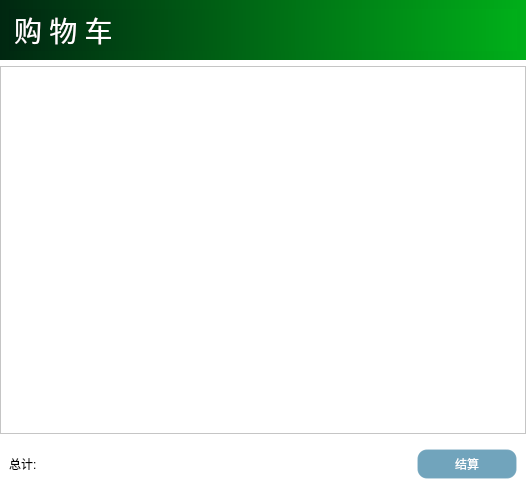
<?xml version="1.0" encoding="UTF-8"?>
<ui version="4.0">
 <class>CartPage</class>
 <widget class="QWidget" name="CartPage">
  <property name="geometry">
   <rect>
    <x>0</x>
    <y>0</y>
    <width>526</width>
    <height>499</height>
   </rect>
  </property>
  <property name="windowTitle">
   <string>Form</string>
  </property>
  <property name="styleSheet">
   <string notr="true">background-color:white;</string>
  </property>
  <layout class="QVBoxLayout" name="verticalLayout">
   <property name="leftMargin">
    <number>0</number>
   </property>
   <property name="topMargin">
    <number>0</number>
   </property>
   <property name="rightMargin">
    <number>0</number>
   </property>
   <item>
    <widget class="QWidget" name="widget" native="true">
     <property name="sizePolicy">
      <sizepolicy hsizetype="Preferred" vsizetype="Fixed">
       <horstretch>0</horstretch>
       <verstretch>0</verstretch>
      </sizepolicy>
     </property>
     <property name="minimumSize">
      <size>
       <width>0</width>
       <height>60</height>
      </size>
     </property>
     <property name="palette">
      <palette>
       <active>
        <colorrole role="WindowText">
         <brush brushstyle="SolidPattern">
          <color alpha="255">
           <red>255</red>
           <green>255</green>
           <blue>255</blue>
          </color>
         </brush>
        </colorrole>
        <colorrole role="Button">
         <brush brushstyle="LinearGradientPattern">
          <gradient startx="1.000000000000000" starty="0.000000000000000" endx="0.000000000000000" endy="0.000000000000000" type="LinearGradient" spread="PadSpread" coordinatemode="ObjectBoundingMode">
           <gradientstop position="0.000000000000000">
            <color alpha="255">
             <red>0</red>
             <green>175</green>
             <blue>25</blue>
            </color>
           </gradientstop>
           <gradientstop position="1.000000000000000">
            <color alpha="255">
             <red>0</red>
             <green>39</green>
             <blue>17</blue>
            </color>
           </gradientstop>
          </gradient>
         </brush>
        </colorrole>
        <colorrole role="Text">
         <brush brushstyle="SolidPattern">
          <color alpha="255">
           <red>255</red>
           <green>255</green>
           <blue>255</blue>
          </color>
         </brush>
        </colorrole>
        <colorrole role="ButtonText">
         <brush brushstyle="SolidPattern">
          <color alpha="255">
           <red>255</red>
           <green>255</green>
           <blue>255</blue>
          </color>
         </brush>
        </colorrole>
        <colorrole role="Base">
         <brush brushstyle="LinearGradientPattern">
          <gradient startx="1.000000000000000" starty="0.000000000000000" endx="0.000000000000000" endy="0.000000000000000" type="LinearGradient" spread="PadSpread" coordinatemode="ObjectBoundingMode">
           <gradientstop position="0.000000000000000">
            <color alpha="255">
             <red>0</red>
             <green>175</green>
             <blue>25</blue>
            </color>
           </gradientstop>
           <gradientstop position="1.000000000000000">
            <color alpha="255">
             <red>0</red>
             <green>39</green>
             <blue>17</blue>
            </color>
           </gradientstop>
          </gradient>
         </brush>
        </colorrole>
        <colorrole role="Window">
         <brush brushstyle="LinearGradientPattern">
          <gradient startx="1.000000000000000" starty="0.000000000000000" endx="0.000000000000000" endy="0.000000000000000" type="LinearGradient" spread="PadSpread" coordinatemode="ObjectBoundingMode">
           <gradientstop position="0.000000000000000">
            <color alpha="255">
             <red>0</red>
             <green>175</green>
             <blue>25</blue>
            </color>
           </gradientstop>
           <gradientstop position="1.000000000000000">
            <color alpha="255">
             <red>0</red>
             <green>39</green>
             <blue>17</blue>
            </color>
           </gradientstop>
          </gradient>
         </brush>
        </colorrole>
        <colorrole role="PlaceholderText">
         <brush brushstyle="NoBrush">
          <color alpha="128">
           <red>255</red>
           <green>255</green>
           <blue>255</blue>
          </color>
         </brush>
        </colorrole>
       </active>
       <inactive>
        <colorrole role="WindowText">
         <brush brushstyle="SolidPattern">
          <color alpha="255">
           <red>255</red>
           <green>255</green>
           <blue>255</blue>
          </color>
         </brush>
        </colorrole>
        <colorrole role="Button">
         <brush brushstyle="LinearGradientPattern">
          <gradient startx="1.000000000000000" starty="0.000000000000000" endx="0.000000000000000" endy="0.000000000000000" type="LinearGradient" spread="PadSpread" coordinatemode="ObjectBoundingMode">
           <gradientstop position="0.000000000000000">
            <color alpha="255">
             <red>0</red>
             <green>175</green>
             <blue>25</blue>
            </color>
           </gradientstop>
           <gradientstop position="1.000000000000000">
            <color alpha="255">
             <red>0</red>
             <green>39</green>
             <blue>17</blue>
            </color>
           </gradientstop>
          </gradient>
         </brush>
        </colorrole>
        <colorrole role="Text">
         <brush brushstyle="SolidPattern">
          <color alpha="255">
           <red>255</red>
           <green>255</green>
           <blue>255</blue>
          </color>
         </brush>
        </colorrole>
        <colorrole role="ButtonText">
         <brush brushstyle="SolidPattern">
          <color alpha="255">
           <red>255</red>
           <green>255</green>
           <blue>255</blue>
          </color>
         </brush>
        </colorrole>
        <colorrole role="Base">
         <brush brushstyle="LinearGradientPattern">
          <gradient startx="1.000000000000000" starty="0.000000000000000" endx="0.000000000000000" endy="0.000000000000000" type="LinearGradient" spread="PadSpread" coordinatemode="ObjectBoundingMode">
           <gradientstop position="0.000000000000000">
            <color alpha="255">
             <red>0</red>
             <green>175</green>
             <blue>25</blue>
            </color>
           </gradientstop>
           <gradientstop position="1.000000000000000">
            <color alpha="255">
             <red>0</red>
             <green>39</green>
             <blue>17</blue>
            </color>
           </gradientstop>
          </gradient>
         </brush>
        </colorrole>
        <colorrole role="Window">
         <brush brushstyle="LinearGradientPattern">
          <gradient startx="1.000000000000000" starty="0.000000000000000" endx="0.000000000000000" endy="0.000000000000000" type="LinearGradient" spread="PadSpread" coordinatemode="ObjectBoundingMode">
           <gradientstop position="0.000000000000000">
            <color alpha="255">
             <red>0</red>
             <green>175</green>
             <blue>25</blue>
            </color>
           </gradientstop>
           <gradientstop position="1.000000000000000">
            <color alpha="255">
             <red>0</red>
             <green>39</green>
             <blue>17</blue>
            </color>
           </gradientstop>
          </gradient>
         </brush>
        </colorrole>
        <colorrole role="PlaceholderText">
         <brush brushstyle="NoBrush">
          <color alpha="128">
           <red>255</red>
           <green>255</green>
           <blue>255</blue>
          </color>
         </brush>
        </colorrole>
       </inactive>
       <disabled>
        <colorrole role="WindowText">
         <brush brushstyle="SolidPattern">
          <color alpha="255">
           <red>255</red>
           <green>255</green>
           <blue>255</blue>
          </color>
         </brush>
        </colorrole>
        <colorrole role="Button">
         <brush brushstyle="LinearGradientPattern">
          <gradient startx="1.000000000000000" starty="0.000000000000000" endx="0.000000000000000" endy="0.000000000000000" type="LinearGradient" spread="PadSpread" coordinatemode="ObjectBoundingMode">
           <gradientstop position="0.000000000000000">
            <color alpha="255">
             <red>0</red>
             <green>175</green>
             <blue>25</blue>
            </color>
           </gradientstop>
           <gradientstop position="1.000000000000000">
            <color alpha="255">
             <red>0</red>
             <green>39</green>
             <blue>17</blue>
            </color>
           </gradientstop>
          </gradient>
         </brush>
        </colorrole>
        <colorrole role="Text">
         <brush brushstyle="SolidPattern">
          <color alpha="255">
           <red>255</red>
           <green>255</green>
           <blue>255</blue>
          </color>
         </brush>
        </colorrole>
        <colorrole role="ButtonText">
         <brush brushstyle="SolidPattern">
          <color alpha="255">
           <red>255</red>
           <green>255</green>
           <blue>255</blue>
          </color>
         </brush>
        </colorrole>
        <colorrole role="Base">
         <brush brushstyle="LinearGradientPattern">
          <gradient startx="1.000000000000000" starty="0.000000000000000" endx="0.000000000000000" endy="0.000000000000000" type="LinearGradient" spread="PadSpread" coordinatemode="ObjectBoundingMode">
           <gradientstop position="0.000000000000000">
            <color alpha="255">
             <red>0</red>
             <green>175</green>
             <blue>25</blue>
            </color>
           </gradientstop>
           <gradientstop position="1.000000000000000">
            <color alpha="255">
             <red>0</red>
             <green>39</green>
             <blue>17</blue>
            </color>
           </gradientstop>
          </gradient>
         </brush>
        </colorrole>
        <colorrole role="Window">
         <brush brushstyle="LinearGradientPattern">
          <gradient startx="1.000000000000000" starty="0.000000000000000" endx="0.000000000000000" endy="0.000000000000000" type="LinearGradient" spread="PadSpread" coordinatemode="ObjectBoundingMode">
           <gradientstop position="0.000000000000000">
            <color alpha="255">
             <red>0</red>
             <green>175</green>
             <blue>25</blue>
            </color>
           </gradientstop>
           <gradientstop position="1.000000000000000">
            <color alpha="255">
             <red>0</red>
             <green>39</green>
             <blue>17</blue>
            </color>
           </gradientstop>
          </gradient>
         </brush>
        </colorrole>
        <colorrole role="PlaceholderText">
         <brush brushstyle="NoBrush">
          <color alpha="128">
           <red>255</red>
           <green>255</green>
           <blue>255</blue>
          </color>
         </brush>
        </colorrole>
       </disabled>
      </palette>
     </property>
     <property name="font">
      <font>
       <family>华文宋体</family>
       <pointsize>20</pointsize>
       <weight>50</weight>
       <italic>false</italic>
       <bold>false</bold>
      </font>
     </property>
     <property name="styleSheet">
      <string notr="true">background: #00af19;  /* fallback for old browsers */
background:qlineargradient(spread:pad,x1:1,y1:0,x2:0,y2:0,stop:0 #00af19,stop:1 #002711);
color:rgb(255, 255, 255);
</string>
     </property>
     <layout class="QHBoxLayout" name="horizontalLayout_2">
      <item>
       <widget class="QLabel" name="label">
        <property name="palette">
         <palette>
          <active>
           <colorrole role="WindowText">
            <brush brushstyle="SolidPattern">
             <color alpha="255">
              <red>255</red>
              <green>255</green>
              <blue>255</blue>
             </color>
            </brush>
           </colorrole>
           <colorrole role="Button">
            <brush brushstyle="LinearGradientPattern">
             <gradient startx="1.000000000000000" starty="0.000000000000000" endx="0.000000000000000" endy="0.000000000000000" type="LinearGradient" spread="PadSpread" coordinatemode="ObjectBoundingMode">
              <gradientstop position="0.000000000000000">
               <color alpha="255">
                <red>0</red>
                <green>175</green>
                <blue>25</blue>
               </color>
              </gradientstop>
              <gradientstop position="1.000000000000000">
               <color alpha="255">
                <red>0</red>
                <green>39</green>
                <blue>17</blue>
               </color>
              </gradientstop>
             </gradient>
            </brush>
           </colorrole>
           <colorrole role="Text">
            <brush brushstyle="SolidPattern">
             <color alpha="255">
              <red>255</red>
              <green>255</green>
              <blue>255</blue>
             </color>
            </brush>
           </colorrole>
           <colorrole role="ButtonText">
            <brush brushstyle="SolidPattern">
             <color alpha="255">
              <red>255</red>
              <green>255</green>
              <blue>255</blue>
             </color>
            </brush>
           </colorrole>
           <colorrole role="Base">
            <brush brushstyle="LinearGradientPattern">
             <gradient startx="1.000000000000000" starty="0.000000000000000" endx="0.000000000000000" endy="0.000000000000000" type="LinearGradient" spread="PadSpread" coordinatemode="ObjectBoundingMode">
              <gradientstop position="0.000000000000000">
               <color alpha="255">
                <red>0</red>
                <green>175</green>
                <blue>25</blue>
               </color>
              </gradientstop>
              <gradientstop position="1.000000000000000">
               <color alpha="255">
                <red>0</red>
                <green>39</green>
                <blue>17</blue>
               </color>
              </gradientstop>
             </gradient>
            </brush>
           </colorrole>
           <colorrole role="Window">
            <brush brushstyle="LinearGradientPattern">
             <gradient startx="1.000000000000000" starty="0.000000000000000" endx="0.000000000000000" endy="0.000000000000000" type="LinearGradient" spread="PadSpread" coordinatemode="ObjectBoundingMode">
              <gradientstop position="0.000000000000000">
               <color alpha="255">
                <red>0</red>
                <green>175</green>
                <blue>25</blue>
               </color>
              </gradientstop>
              <gradientstop position="1.000000000000000">
               <color alpha="255">
                <red>0</red>
                <green>39</green>
                <blue>17</blue>
               </color>
              </gradientstop>
             </gradient>
            </brush>
           </colorrole>
           <colorrole role="PlaceholderText">
            <brush brushstyle="NoBrush">
             <color alpha="128">
              <red>255</red>
              <green>255</green>
              <blue>255</blue>
             </color>
            </brush>
           </colorrole>
          </active>
          <inactive>
           <colorrole role="WindowText">
            <brush brushstyle="SolidPattern">
             <color alpha="255">
              <red>255</red>
              <green>255</green>
              <blue>255</blue>
             </color>
            </brush>
           </colorrole>
           <colorrole role="Button">
            <brush brushstyle="LinearGradientPattern">
             <gradient startx="1.000000000000000" starty="0.000000000000000" endx="0.000000000000000" endy="0.000000000000000" type="LinearGradient" spread="PadSpread" coordinatemode="ObjectBoundingMode">
              <gradientstop position="0.000000000000000">
               <color alpha="255">
                <red>0</red>
                <green>175</green>
                <blue>25</blue>
               </color>
              </gradientstop>
              <gradientstop position="1.000000000000000">
               <color alpha="255">
                <red>0</red>
                <green>39</green>
                <blue>17</blue>
               </color>
              </gradientstop>
             </gradient>
            </brush>
           </colorrole>
           <colorrole role="Text">
            <brush brushstyle="SolidPattern">
             <color alpha="255">
              <red>255</red>
              <green>255</green>
              <blue>255</blue>
             </color>
            </brush>
           </colorrole>
           <colorrole role="ButtonText">
            <brush brushstyle="SolidPattern">
             <color alpha="255">
              <red>255</red>
              <green>255</green>
              <blue>255</blue>
             </color>
            </brush>
           </colorrole>
           <colorrole role="Base">
            <brush brushstyle="LinearGradientPattern">
             <gradient startx="1.000000000000000" starty="0.000000000000000" endx="0.000000000000000" endy="0.000000000000000" type="LinearGradient" spread="PadSpread" coordinatemode="ObjectBoundingMode">
              <gradientstop position="0.000000000000000">
               <color alpha="255">
                <red>0</red>
                <green>175</green>
                <blue>25</blue>
               </color>
              </gradientstop>
              <gradientstop position="1.000000000000000">
               <color alpha="255">
                <red>0</red>
                <green>39</green>
                <blue>17</blue>
               </color>
              </gradientstop>
             </gradient>
            </brush>
           </colorrole>
           <colorrole role="Window">
            <brush brushstyle="LinearGradientPattern">
             <gradient startx="1.000000000000000" starty="0.000000000000000" endx="0.000000000000000" endy="0.000000000000000" type="LinearGradient" spread="PadSpread" coordinatemode="ObjectBoundingMode">
              <gradientstop position="0.000000000000000">
               <color alpha="255">
                <red>0</red>
                <green>175</green>
                <blue>25</blue>
               </color>
              </gradientstop>
              <gradientstop position="1.000000000000000">
               <color alpha="255">
                <red>0</red>
                <green>39</green>
                <blue>17</blue>
               </color>
              </gradientstop>
             </gradient>
            </brush>
           </colorrole>
           <colorrole role="PlaceholderText">
            <brush brushstyle="NoBrush">
             <color alpha="128">
              <red>255</red>
              <green>255</green>
              <blue>255</blue>
             </color>
            </brush>
           </colorrole>
          </inactive>
          <disabled>
           <colorrole role="WindowText">
            <brush brushstyle="SolidPattern">
             <color alpha="255">
              <red>255</red>
              <green>255</green>
              <blue>255</blue>
             </color>
            </brush>
           </colorrole>
           <colorrole role="Button">
            <brush brushstyle="LinearGradientPattern">
             <gradient startx="1.000000000000000" starty="0.000000000000000" endx="0.000000000000000" endy="0.000000000000000" type="LinearGradient" spread="PadSpread" coordinatemode="ObjectBoundingMode">
              <gradientstop position="0.000000000000000">
               <color alpha="255">
                <red>0</red>
                <green>175</green>
                <blue>25</blue>
               </color>
              </gradientstop>
              <gradientstop position="1.000000000000000">
               <color alpha="255">
                <red>0</red>
                <green>39</green>
                <blue>17</blue>
               </color>
              </gradientstop>
             </gradient>
            </brush>
           </colorrole>
           <colorrole role="Text">
            <brush brushstyle="SolidPattern">
             <color alpha="255">
              <red>255</red>
              <green>255</green>
              <blue>255</blue>
             </color>
            </brush>
           </colorrole>
           <colorrole role="ButtonText">
            <brush brushstyle="SolidPattern">
             <color alpha="255">
              <red>255</red>
              <green>255</green>
              <blue>255</blue>
             </color>
            </brush>
           </colorrole>
           <colorrole role="Base">
            <brush brushstyle="LinearGradientPattern">
             <gradient startx="1.000000000000000" starty="0.000000000000000" endx="0.000000000000000" endy="0.000000000000000" type="LinearGradient" spread="PadSpread" coordinatemode="ObjectBoundingMode">
              <gradientstop position="0.000000000000000">
               <color alpha="255">
                <red>0</red>
                <green>175</green>
                <blue>25</blue>
               </color>
              </gradientstop>
              <gradientstop position="1.000000000000000">
               <color alpha="255">
                <red>0</red>
                <green>39</green>
                <blue>17</blue>
               </color>
              </gradientstop>
             </gradient>
            </brush>
           </colorrole>
           <colorrole role="Window">
            <brush brushstyle="LinearGradientPattern">
             <gradient startx="1.000000000000000" starty="0.000000000000000" endx="0.000000000000000" endy="0.000000000000000" type="LinearGradient" spread="PadSpread" coordinatemode="ObjectBoundingMode">
              <gradientstop position="0.000000000000000">
               <color alpha="255">
                <red>0</red>
                <green>175</green>
                <blue>25</blue>
               </color>
              </gradientstop>
              <gradientstop position="1.000000000000000">
               <color alpha="255">
                <red>0</red>
                <green>39</green>
                <blue>17</blue>
               </color>
              </gradientstop>
             </gradient>
            </brush>
           </colorrole>
           <colorrole role="PlaceholderText">
            <brush brushstyle="NoBrush">
             <color alpha="128">
              <red>255</red>
              <green>255</green>
              <blue>255</blue>
             </color>
            </brush>
           </colorrole>
          </disabled>
         </palette>
        </property>
        <property name="font">
         <font>
          <family>20pt 隶书</family>
          <pointsize>21</pointsize>
          <weight>50</weight>
          <italic>false</italic>
          <bold>false</bold>
         </font>
        </property>
        <property name="styleSheet">
         <string notr="true">font: rgb(255, 255, 255)20pt &quot;隶书&quot;;

</string>
        </property>
        <property name="text">
         <string>购 物 车</string>
        </property>
        <property name="scaledContents">
         <bool>true</bool>
        </property>
        <property name="indent">
         <number>5</number>
        </property>
       </widget>
      </item>
     </layout>
    </widget>
   </item>
   <item>
    <widget class="QListWidget" name="list_item">
     <property name="styleSheet">
      <string notr="true"/>
     </property>
    </widget>
   </item>
   <item>
    <widget class="QWidget" name="widget_2" native="true">
     <layout class="QHBoxLayout" name="horizontalLayout">
      <item>
       <widget class="QLabel" name="lab_tolprice">
        <property name="sizePolicy">
         <sizepolicy hsizetype="Preferred" vsizetype="Preferred">
          <horstretch>2</horstretch>
          <verstretch>0</verstretch>
         </sizepolicy>
        </property>
        <property name="styleSheet">
         <string notr="true">font: 14pt &quot;Adobe 黑体 Std R&quot;;</string>
        </property>
        <property name="text">
         <string>总计:</string>
        </property>
       </widget>
      </item>
      <item>
       <widget class="QPushButton" name="btn_buy">
        <property name="sizePolicy">
         <sizepolicy hsizetype="Minimum" vsizetype="Fixed">
          <horstretch>1</horstretch>
          <verstretch>0</verstretch>
         </sizepolicy>
        </property>
        <property name="minimumSize">
         <size>
          <width>50</width>
          <height>30</height>
         </size>
        </property>
        <property name="maximumSize">
         <size>
          <width>100</width>
          <height>80</height>
         </size>
        </property>
        <property name="styleSheet">
         <string notr="true">QPushButton{
background-color: rgb(113, 164, 188);
                
border:1px solid;                  
border-radius:10px;
border-color:rgba(255,255,255,30);
font: 14pt &quot;黑体&quot;;
color:white;
padding:5px;
}
QPushButton:pressed{
background-color: rgb(55, 55, 166);
border-color:rgba(255,255,255,30);
border-style:inset;
color:rgba(0,0,0,100);
}

QPushButton:hover{
	background-color: rgb(146, 190, 255);
border-color:rgba(255,255,255,200);
color:rgba(0,0,0,200);
}</string>
        </property>
        <property name="text">
         <string>结算</string>
        </property>
       </widget>
      </item>
     </layout>
    </widget>
   </item>
  </layout>
 </widget>
 <resources/>
 <connections/>
</ui>
